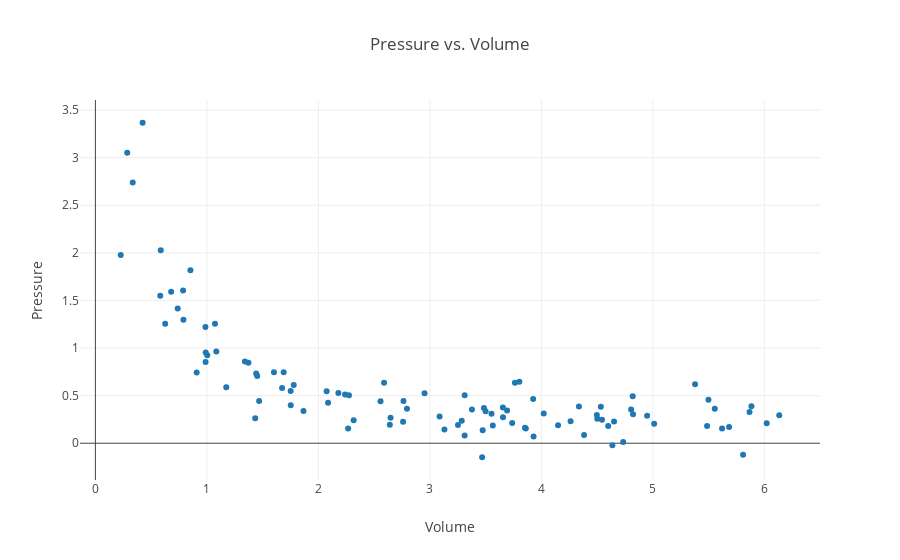

The notebook cell saved with this chart:
### Code cell
# Imports, special lines of code to help generate the graph.
import plotly.offline as py
from plotly.offline import init_notebook_mode, iplot
import plotly.graph_objs as go
import numpy as np
import math
init_notebook_mode(connected=True)

# Initialize data sets. This makes sure it does not graph old data from previous experiments.
gx = []
gy = []

# Constant multiple in Boyle's Law.
k = 1

# Boyle's Law is technically PV = k, where k is constant for that specific system, (It varies between systems.)
# and P1V1 = P2V2 is only a result of this relationship. Students do not need to learn this however.
# For simplicity k is set to 1.

# Randomly generate data based on user defined volume and number of trials.
for i in range(0, N):
    temp = np.random.random_sample() * volume
    
    # Prevent large outliers.
    # The limit is arbitrary, it is just so the graph looks nice and so the relationship looks nice.
    limit = np.random.random_sample() + 1
    while(k/temp > volume/limit):
        temp = np.random.random_sample() * volume
    
    # Add the values to the list of data.
    outputx = np.random.uniform(temp-(np.random.random_sample()/2), temp+(np.random.random_sample()/2))
    outputy = np.random.uniform((k/temp)-(np.random.random_sample()/2), (k/temp)+(np.random.random_sample()/2))
    gx.append(outputx)
    gy.append(outputy)

# Plot graph.
trace = go.Scatter(x=gx, y=gy, mode='markers')
templayout = go.Layout( title='Pressure vs. Volume', xaxis=dict(title='Volume'), yaxis=dict(title='Pressure') )
tempdata = [trace]
fig = go.Figure(data=tempdata, layout=templayout)
py.iplot(fig, filename='scatter-plot')

### Figure 1 — Plotly figure (JSON) as saved in the notebook; plotly's stock layout.template omitted (floating-point values rounded to 4 significant figures)
{"data": [{"mode": "markers", "type": "scatter", "x": [4.502, 1.442, 1.174, 1.451, 3.553, 0.7862, 4.819, 5.556, 1.779, 4.652, 0.4234, 3.286, 0.9083, 3.564, 4.383, 1.752, 0.6792, 4.637, 3.926, 5.684, 1.341, 4.15, 1.433, 6.134, 0.9869, 3.312, 4.6, 2.641, 4.498, 6.021, 0.5861, 3.312, 4.021, 0.2855, 2.558, 0.9884, 5.012, 2.18, 3.93, 5.379, 3.378, 3.803, 4.949, 3.252, 3.861, 2.316, 1.084, 2.953, 0.738, 4.534, 1.674, 1.003, 3.693, 1.469, 5.867, 3.485, 5.621, 5.487, 3.469, 2.795, 0.6259, 2.267, 3.474, 2.647, 4.544, 3.763, 0.2274, 4.823, 1.602, 2.087, 3.087, 3.655, 0.7897, 1.689, 1.752, 2.589, 2.763, 1.073, 3.131, 0.5818, 3.738, 2.074, 5.885, 4.337, 0.3347, 3.5, 4.734, 2.239, 4.805, 3.853, 2.76, 1.866, 5.499, 4.262, 5.81, 1.373, 3.656, 2.275, 0.9896, 0.8524], "y": [0.2573, 0.7334, 0.5875, 0.7054, 0.3101, 1.604, 0.4924, 0.3615, 0.6113, 0.2287, 3.367, 0.2348, 0.743, 0.1852, 0.08509, 0.5493, 1.591, -0.02136, 0.4654, 0.1717, 0.8579, 0.1877, 0.2635, 0.2944, 1.221, 0.08004, 0.1803, 0.195, 0.2974, 0.2099, 2.028, 0.5046, 0.311, 3.052, 0.4416, 0.8544, 0.2058, 0.5274, 0.07049, 0.6208, 0.3547, 0.6462, 0.2893, 0.1922, 0.1556, 0.2405, 0.9643, 0.5256, 1.415, 0.383, 0.58, 0.9239, 0.344, 0.4438, 0.3269, 0.369, 0.1556, 0.1799, -0.1474, 0.3629, 1.255, 0.155, 0.1366, 0.2668, 0.2479, 0.6342, 1.979, 0.3041, 0.7445, 0.4263, 0.2814, 0.3758, 1.297, 0.747, 0.3984, 0.6343, 0.443, 1.256, 0.1433, 1.55, 0.2126, 0.5464, 0.3895, 0.3859, 2.74, 0.3353, 0.01195, 0.5126, 0.3543, 0.1629, 0.2259, 0.3398, 0.4566, 0.2317, -0.1208, 0.8446, 0.2738, 0.5031, 0.9531, 1.817]}], "layout": {"title": "Pressure vs. Volume", "xaxis": {"title": "Volume"}, "yaxis": {"title": "Pressure"}}}
